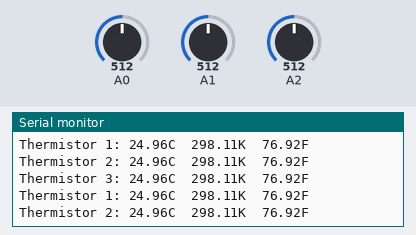
Recording of a sketch running on a simulated Arduino Uno, built with avr-gcc and run on an emulated ATmega328P. Shown: the last lines printed to the serial monitor. The inputs (shaded band) are chosen by the test bench; at power-on: A1 = 512, A2 = 512, A0 = 512.

Above: at 2.8 s.
2.9 s: A1 set to 668
At 3.11 s:
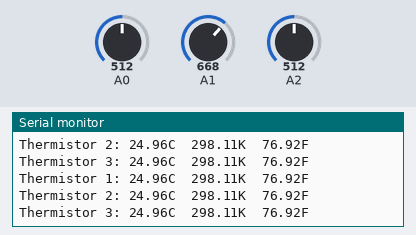
6.0 s: A1 set to 701
At 6.4 s:
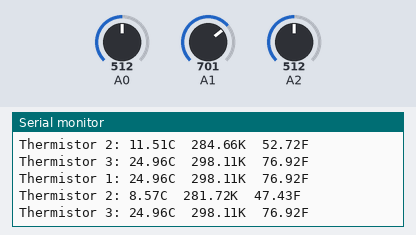
10.5 s: A2 set to 779
At 11.32 s:
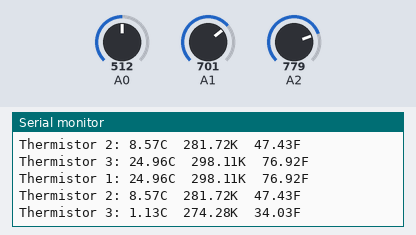
13.6 s: A2 set to 806
At 14.06 s:
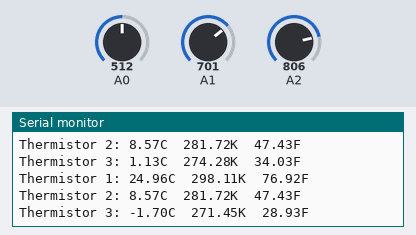
Timing chart, 0 to 16.1 s (numbered marks = the images above; inputs shaded):
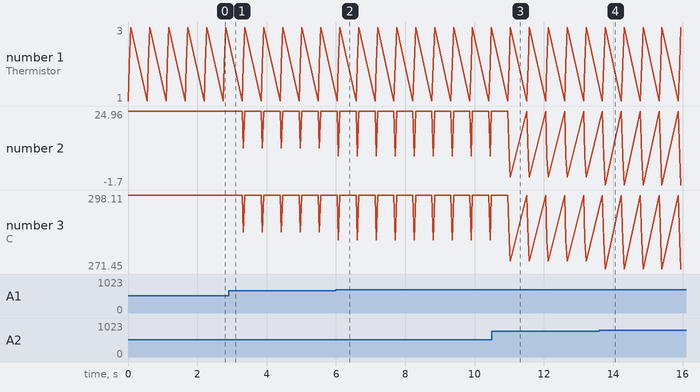

The sketch:

thermistorcode_WIP.ino
```cpp
// Thermistor parameters from the datasheet
#define RT0 10000   // Resistance at 25°C for 10kΩ thermistor
#define B 3977      // Beta coefficient

// Our series resistor value = 10 kΩ
#define R 10000

// Variables for calculations for each thermistor
float RT1, VR1, ln1, TX1, VRT1;
float RT2, VR2, ln2, TX2, VRT2;
float RT3, VR3, ln3, TX3, VRT3;

// Convert T0 from Celsius to Kelvin
float T0 = 25 + 273.15;

void setup() {
  // Setup serial communication
  Serial.begin(9600);
}

void loop() {
  // ================================
  // Thermistor 1 connected to A0
  // ================================
  VRT1 = (5.00 / 1023.00) * analogRead(A0);  // Voltage across thermistor 1
  VR1 = 5.00 - VRT1;  // Voltage across the series resistor
  RT1 = VRT1 / (VR1 / R);  // Thermistor resistance
  ln1 = log(RT1 / RT0);  // Natural log of thermistor resistance ratio
  TX1 = (1 / ((ln1 / B) + (1 / T0)));  // Temperature in Kelvin
  TX1 = TX1 - 273.15;  // Convert to Celsius

  // Display Temperature for Thermistor 1
  Serial.print("Thermistor 1: ");
  Serial.print(TX1); Serial.print("C\t");
  Serial.print(TX1 + 273.15); Serial.print("K\t");
  Serial.print((TX1 * 1.8) + 32); Serial.println("F");

  // ================================
  // Thermistor 2 connected to A1
  // ================================
  VRT2 = (5.00 / 1023.00) * analogRead(A1);  // Voltage across thermistor 2
  VR2 = 5.00 - VRT2;  // Voltage across the series resistor
  RT2 = VRT2 / (VR2 / R);  // Thermistor resistance
  ln2 = log(RT2 / RT0);  // Natural log of thermistor resistance ratio
  TX2 = (1 / ((ln2 / B) + (1 / T0)));  // Temperature in Kelvin
  TX2 = TX2 - 273.15;  // Convert to Celsius

  // Display Temperature for Thermistor 2
  Serial.print("Thermistor 2: ");
  Serial.print(TX2); Serial.print("C\t");
  Serial.print(TX2 + 273.15); Serial.print("K\t");
  Serial.print((TX2 * 1.8) + 32); Serial.println("F");

  // ================================
  // Thermistor 3 connected to A2
  // ================================
  VRT3 = (5.00 / 1023.00) * analogRead(A2);  // Voltage across thermistor 3
  VR3 = 5.00 - VRT3;  // Voltage across the series resistor
  RT3 = VRT3 / (VR3 / R);  // Thermistor resistance
  ln3 = log(RT3 / RT0);  // Natural log of thermistor resistance ratio
  TX3 = (1 / ((ln3 / B) + (1 / T0)));  // Temperature in Kelvin
  TX3 = TX3 - 273.15;  // Convert to Celsius

  // Display Temperature for Thermistor 3
  Serial.print("Thermistor 3: ");
  Serial.print(TX3); Serial.print("C\t");
  Serial.print(TX3 + 273.15); Serial.print("K\t");
  Serial.print((TX3 * 1.8) + 32); Serial.println("F");

  // Wait 500 ms before taking the next reading
  delay(500);
}
```

Measured:
- after the input at 6.0 s, the serial monitor: prints a new line after 0.07 s (image 2)
- after the input at 10.5 s, the serial monitor: prints a new line after 0.53 s (image 3)
- after the input at 13.6 s, the serial monitor: prints a new line after 0.17 s (image 4)
- plotted number 2: 24.96 → 1.13 after the input at 10.5 s, 1.13 → -1.7 after the input at 13.6 s
- plotted number 3: 298.11 → 274.28 after the input at 10.5 s, 274.28 → 271.45 after the input at 13.6 s
